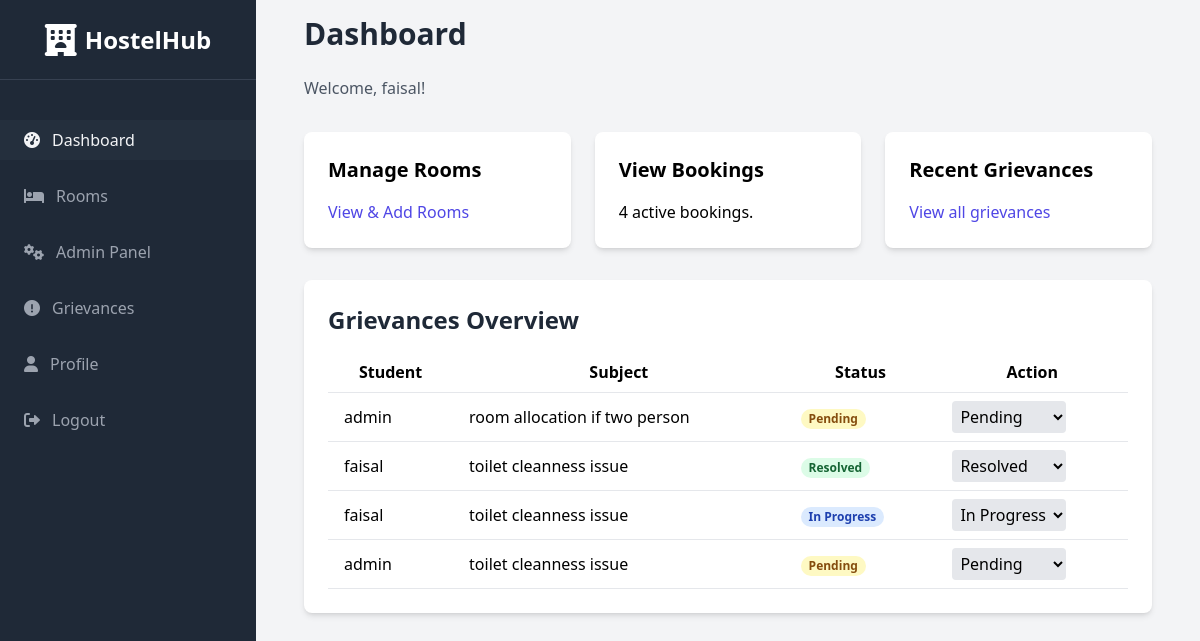
The app's page /dashboard/ (signed in) with its own data.
### hostel/models.py (models this page shows, shortened)
class Grievance(models.Model):
    STATUS_CHOICES = [
        ('Pending', 'Pending'),
        ('In Progress', 'In Progress'),
        ('Resolved', 'Resolved'),
    ]
    student = models.ForeignKey(User, on_delete=models.CASCADE)
    subject = models.CharField(max_length=200)
    description = models.TextField()
    status = models.CharField(max_length=20, choices=STATUS_CHOICES, default='Pending')
    created_at = models.DateTimeField(auto_now_add=True)

### hostel/views.py (the view)
# urls.py: path('dashboard/', views.dashboard, name='dashboard'),
@login_required
def dashboard(request):
    if request.user.is_staff:
        grievances = Grievance.objects.all().order_by('-created_at')
        rooms = Room.objects.all()
        bookings = Booking.objects.all()
        return render(request, 'dashboard.html', {'grievances': grievances, 'rooms': rooms, 'bookings': bookings})
    else:
        bookings = Booking.objects.filter(student=request.user)
        grievances = Grievance.objects.filter(student=request.user).order_by('-created_at')
        return render(request, 'dashboard.html', {'bookings': bookings, 'grievances': grievances})

### templates/dashboard.html (shortened to what this page needs)
{% extends "base.html" %}
{% block content %}
<h1 class="text-3xl font-bold text-gray-800 mb-6">Dashboard</h1>
<p class="text-gray-600 mb-8">Welcome, {{ user.username }}!</p>
{% if user.is_staff %}
    <div class="grid grid-cols-1 md:grid-cols-2 lg:grid-cols-3 gap-6">
        <div class="bg-white p-6 rounded-lg shadow-md">
            <h2 class="text-xl font-semibold mb-4">Manage Rooms</h2>
            <a href="{% url 'rooms' %}" class="text-indigo-600 hover:underline">View & Add Rooms</a>
        </div>
        <div class="bg-white p-6 rounded-lg shadow-md">
            <h2 class="text-xl font-semibold mb-4">View Bookings</h2>
            <p>{{ bookings.count }} active bookings.</p>
        </div>
         <div class="bg-white p-6 rounded-lg shadow-md">
            <h2 class="text-xl font-semibold mb-4">Recent Grievances</h2>
             <a href="{% url 'grievances' %}" class="text-indigo-600 hover:underline">View all grievances</a>
        </div>
    </div>
     <div class="mt-8 bg-white p-6 rounded-lg shadow-md">
        <h2 class="text-2xl font-bold text-gray-800 mb-4">Grievances Overview</h2>
        <div class="overflow-x-auto">
            <table class="min-w-full bg-white">
                <thead>
                    <tr>
                        <th class="py-2 px-4 border-b">Student</th>
                        <th class="py-2 px-4 border-b">Subject</th>
                        <th class="py-2 px-4 border-b">Status</th>
                        <th class="py-2 px-4 border-b">Action</th>
                    </tr>
                </thead>
                <tbody>
                    {% for grievance in grievances %}
                    <tr>
                        <td class="py-2 px-4 border-b">{{ grievance.student.username }}</td>
                        <td class="py-2 px-4 border-b">{{ grievance.subject }}</td>
                        <td class="py-2 px-4 border-b">
                            <span id="status-{{ grievance.id }}" class="px-2 inline-flex text-xs leading-5 font-semibold rounded-full
                                {% if grievance.status == 'Pending' %} bg-yellow-100 text-yellow-800
                                {% elif grievance.status == 'In Progress' %} bg-blue-100 text-blue-800
                                {% else %} bg-green-100 text-green-800 {% endif %}">
                                {{ grievance.status }}
                            </span>
                        </td>
                         <td class="py-2 px-4 border-b">
                            <select onchange="updateStatus({{ grievance.id }}, this.value)" class="bg-gray-200 rounded p-1">
                                <option value="Pending" {% if grievance.status == 'Pending' %}selected{% endif %}>Pending</option>
                                <option value="In Progress" {% if grievance.status == 'In Progress' %}selected{% endif %}>In Progress</option>
                                <option value="Resolved" {% if grievance.status == 'Resolved' %}selected{% endif %}>Resolved</option>
                            </select>
                        </td>
                    </tr>
                    {% empty %}
                    <tr><td colspan="4" class="text-center py-4">No grievances found.</td></tr>
                    {% endfor %}
                </tbody>
            </table>
        </div>
    </div>
{% endif %}
{% endblock %}

### static/css/style.css (style rules this page uses)
body { -webkit-font-smoothing: antialiased; -moz-osx-font-smoothing: grayscale; }

### records on screen
Grievance: student.username "admin", subject "room allocation if two person", status "Pending", status+id "Pending"
Grievance: student.username "faisal", subject "toilet cleanness issue", status "Resolved", status+id "Resolved"
Grievance: student.username "faisal", subject "toilet cleanness issue", status "In Progress", status+id "In Progress"
Grievance: student.username "admin", subject "toilet cleanness issue", status "Pending", status+id "Pending"

### other values on screen
{{ user.username }} "faisal"
{{ bookings.count }} "4"
